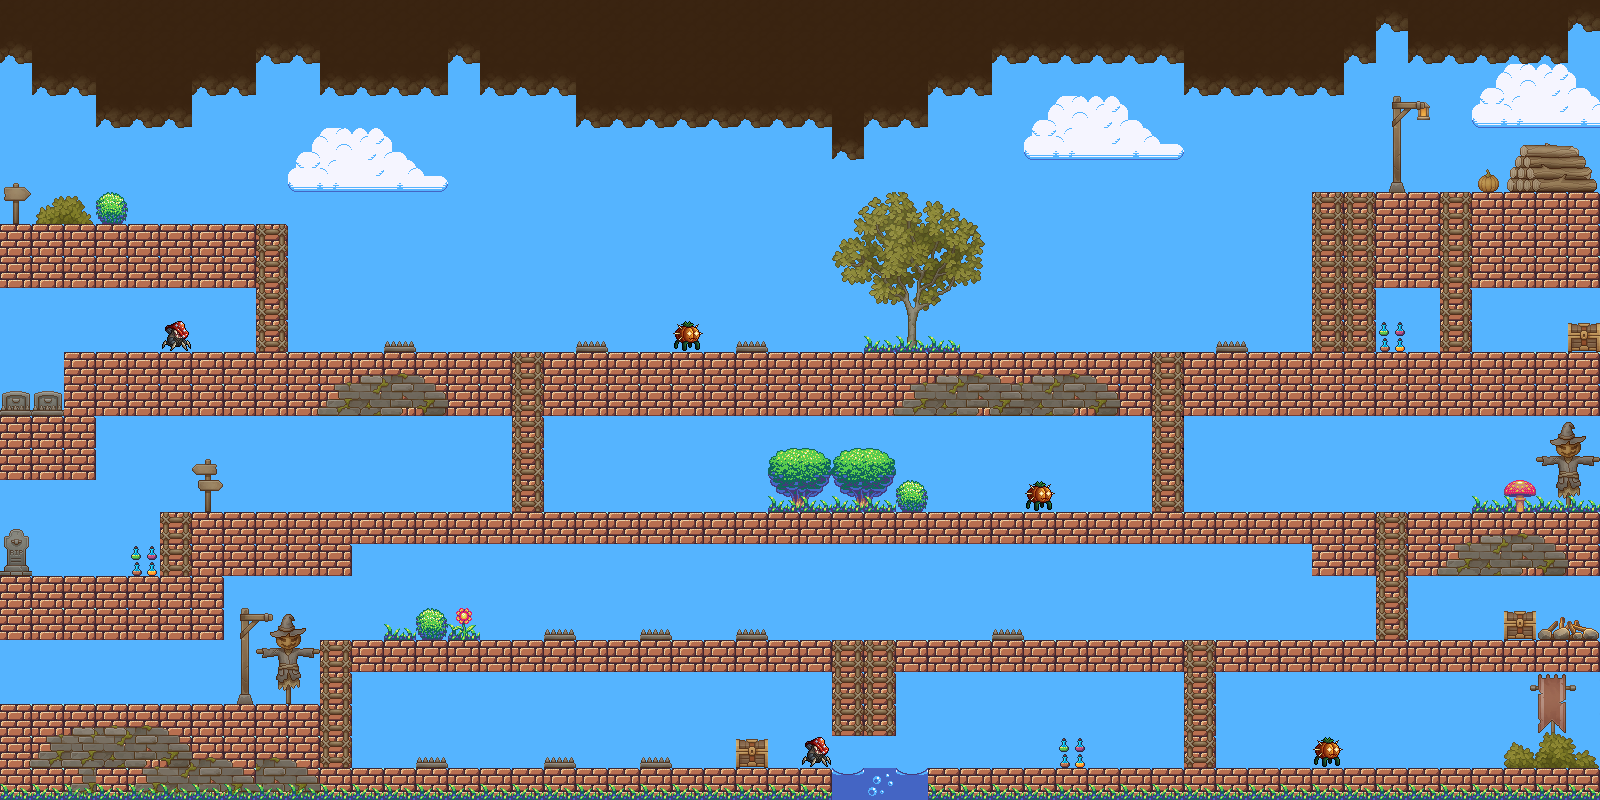

This is a level from a 2D game, rendered from its Tiled map with the project's own tilesets. A one-line summary and the map file follow, with tile-layer data summarised:
An orthogonal 50x25 tile map with 32x32 px tiles, 8 tile layers (backgorund, main, decorations, tree, ...), 8 tilesets and 22 objects.

<map version="1.10" tiledversion="1.11.0" orientation="orthogonal" renderorder="right-down" width="50" height="25" tilewidth="32" tileheight="32" infinite="0" nextlayerid="14" nextobjectid="33">
 <editorsettings>
  <export target="map2lvl.json" format="json" />
 </editorsettings>
 <tileset firstgid="1" source="Background2lvl.tsx" />
 <tileset firstgid="121" source="TX Tileset Ground.tsx" />
 <tileset firstgid="377" source="nature-paltformer-tileset-16x16.tsx" />
 <tileset firstgid="392" source="TX Village Props.tsx" />
 <tileset firstgid="1416" source="generic_platformer_tiles.tsx" />
 <tileset firstgid="2184" source="tree.tsx" />
 <tileset firstgid="2328" source="mob1.tsx" />
 <tileset firstgid="2329" source="mob2.tsx" />
 <layer id="1" name="backgorund" width="50" height="25">
  <data>[1250 cells, 1250 non-empty, 49 distinct tile ids]</data>
 </layer>
 <layer id="2" name="main" width="50" height="25">
  <data>[1250 cells, 508 non-empty, 6 distinct tile ids]</data>
 </layer>
 <layer id="3" name="decorations" width="50" height="25">
  <data>[1250 cells, 96 non-empty, 46 distinct tile ids]</data>
 </layer>
 <layer id="5" name="tree" width="50" height="25">
  <data>[1250 cells, 44 non-empty, 37 distinct tile ids]</data>
 </layer>
 <layer id="6" name="laers" width="50" height="25">
  <data>[1250 cells, 49 non-empty, 3 distinct tile ids]</data>
 </layer>
 <layer id="4" name="decoration1" width="50" height="25">
  <data>[1250 cells, 105 non-empty, 25 distinct tile ids]</data>
 </layer>
 <layer id="11" name="collision layer" width="50" height="25">
  <data>[1250 cells, 2 non-empty, 1 distinct tile ids]</data>
 </layer>
 <objectgroup id="12" name="collision">
  <properties>
   <property name="collision" type="bool" value="true" />
  </properties>
  <object id="4" x="-1.42109e-14" y="225.068" width="249.96" height="62.0877">
   <properties>
    <property name="collision" type="bool" value="true" />
   </properties>
  </object>
  <object id="11" x="65.1936" y="353.533" width="442.163" height="60.8182">
   <properties>
    <property name="collision" type="bool" value="true" />
   </properties>
  </object>
  <object id="13" x="0.264711" y="417.45" width="94.7667" height="62.2072">
   <properties>
    <property name="collision" type="bool" value="true" />
   </properties>
  </object>
  <object id="14" x="547.564" y="353.392" width="598.125" height="61.2893">
   <properties>
    <property name="collision" type="bool" value="true" />
   </properties>
  </object>
  <object id="15" x="1188.92" y="353.736" width="410.698" height="60.8414">
   <properties>
    <property name="collision" type="bool" value="true" />
   </properties>
  </object>
  <object id="16" x="1378.82" y="193.638" width="57.0737" height="93.5395">
   <properties>
    <property name="collision" type="bool" value="true" />
   </properties>
  </object>
  <object id="17" x="1475.7" y="193.283" width="123.447" height="93.0851">
   <properties>
    <property name="collision" type="bool" value="true" />
   </properties>
  </object>
  <object id="18" x="0.958003" y="577.421" width="221.24" height="60.9924">
   <properties>
    <property name="collision" type="bool" value="true" />
   </properties>
  </object>
  <object id="19" x="194.66" y="513.612" width="156.091" height="61.1228">
   <properties>
    <property name="collision" type="bool" value="true" />
   </properties>
  </object>
  <object id="20" x="350.182" y="512.478" width="1020.77" height="31.3259">
   <properties>
    <property name="collision" type="bool" value="true" />
   </properties>
  </object>
  <object id="21" x="1312.34" y="544.178" width="58.9126" height="31.5649">
   <properties>
    <property name="collision" type="bool" value="true" />
   </properties>
  </object>
  <object id="22" x="1411.45" y="512.613" width="188.252" height="62.3722">
   <properties>
    <property name="collision" type="bool" value="true" />
   </properties>
  </object>
  <object id="23" x="1219.92" y="641.444" width="379.262" height="30.3134">
   <properties>
    <property name="collision" type="bool" value="true" />
   </properties>
  </object>
  <object id="24" x="899.202" y="640.735" width="280.673" height="30.7423">
   <properties>
    <property name="collision" type="bool" value="true" />
   </properties>
  </object>
  <object id="25" x="353.584" y="640.7" width="473.65" height="31.2174">
   <properties>
    <property name="collision" type="bool" value="true" />
   </properties>
  </object>
  <object id="26" x="0.226559" y="704.907" width="317.185" height="94.5549">
   <properties>
    <property name="collision" type="bool" value="true" />
   </properties>
  </object>
  <object id="27" x="319.593" y="769.143" width="511.652" height="30.623">
   <properties>
    <property name="collision" type="bool" value="true" />
   </properties>
  </object>
  <object id="28" x="928.287" y="768.752" width="670.85" height="30.7056">
   <properties>
    <property name="collision" type="bool" value="true" />
   </properties>
  </object>
  <object id="29" x="-49.5586" y="-4.64612" width="48.0099" height="816.168">
   <properties>
    <property name="collision" type="bool" value="true" />
   </properties>
  </object>
  <object id="30" x="-48.5791" y="797.848" width="1654.12" height="40.1407">
   <properties>
    <property name="collision" type="bool" value="true" />
   </properties>
  </object>
  <object id="31" x="1598.83" y="-2.56225" width="50.3766" height="838.364">
   <properties>
    <property name="collision" type="bool" value="true" />
   </properties>
  </object>
  <object id="32" x="-52.3713" y="-30.065" width="1670.06" height="32.9745">
   <properties>
    <property name="collision" type="bool" value="true" />
   </properties>
  </object>
 </objectgroup>
 <layer id="13" name="opponent" width="50" height="25">
  <data>[1250 cells, 5 non-empty, 2 distinct tile ids]</data>
 </layer>
</map>
